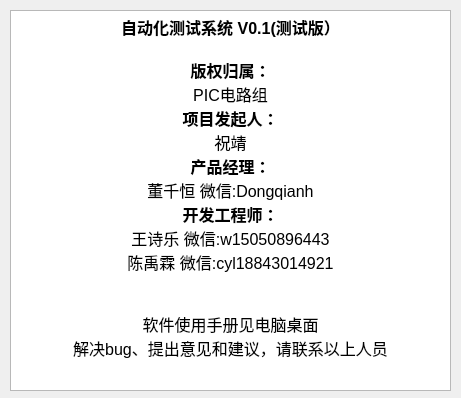
<?xml version="1.0" encoding="UTF-8"?>
<ui version="4.0">
 <class>Dialog_about</class>
 <widget class="QDialog" name="Dialog_about">
  <property name="geometry">
   <rect>
    <x>0</x>
    <y>0</y>
    <width>461</width>
    <height>398</height>
   </rect>
  </property>
  <property name="windowTitle">
   <string>Dialog</string>
  </property>
  <widget class="QTextBrowser" name="textBrowser">
   <property name="geometry">
    <rect>
     <x>10</x>
     <y>10</y>
     <width>441</width>
     <height>381</height>
    </rect>
   </property>
   <property name="html">
    <string>&lt;!DOCTYPE HTML PUBLIC &quot;-//W3C//DTD HTML 4.0//EN&quot; &quot;http://www.w3.org/TR/REC-html40/strict.dtd&quot;&gt;
&lt;html&gt;&lt;head&gt;&lt;meta name=&quot;qrichtext&quot; content=&quot;1&quot; /&gt;&lt;style type=&quot;text/css&quot;&gt;
p, li { white-space: pre-wrap; }
&lt;/style&gt;&lt;/head&gt;&lt;body style=&quot; font-family:'SimSun'; font-size:9pt; font-weight:400; font-style:normal;&quot;&gt;
&lt;p align=&quot;center&quot; style=&quot; margin-top:0px; margin-bottom:0px; margin-left:0px; margin-right:0px; -qt-block-indent:0; text-indent:0px;&quot;&gt;&lt;span style=&quot; font-size:12pt; font-weight:600;&quot;&gt;自动化测试系统 V0.1(测试版）&lt;/span&gt;&lt;/p&gt;
&lt;p align=&quot;center&quot; style=&quot;-qt-paragraph-type:empty; margin-top:0px; margin-bottom:0px; margin-left:0px; margin-right:0px; -qt-block-indent:0; text-indent:0px; font-size:12pt; font-weight:600;&quot;&gt;&lt;br /&gt;&lt;/p&gt;
&lt;p align=&quot;center&quot; style=&quot; margin-top:0px; margin-bottom:0px; margin-left:0px; margin-right:0px; -qt-block-indent:0; text-indent:0px;&quot;&gt;&lt;span style=&quot; font-size:12pt; font-weight:600;&quot;&gt;版权归属：&lt;/span&gt;&lt;/p&gt;
&lt;p align=&quot;center&quot; style=&quot; margin-top:0px; margin-bottom:0px; margin-left:0px; margin-right:0px; -qt-block-indent:0; text-indent:0px;&quot;&gt;&lt;span style=&quot; font-size:12pt;&quot;&gt;PIC电路组&lt;/span&gt;&lt;/p&gt;
&lt;p align=&quot;center&quot; style=&quot; margin-top:0px; margin-bottom:0px; margin-left:0px; margin-right:0px; -qt-block-indent:0; text-indent:0px;&quot;&gt;&lt;span style=&quot; font-size:12pt; font-weight:600;&quot;&gt;项目发起人：&lt;/span&gt;&lt;/p&gt;
&lt;p align=&quot;center&quot; style=&quot; margin-top:0px; margin-bottom:0px; margin-left:0px; margin-right:0px; -qt-block-indent:0; text-indent:0px;&quot;&gt;&lt;span style=&quot; font-size:12pt;&quot;&gt;祝靖&lt;/span&gt;&lt;/p&gt;
&lt;p align=&quot;center&quot; style=&quot; margin-top:0px; margin-bottom:0px; margin-left:0px; margin-right:0px; -qt-block-indent:0; text-indent:0px;&quot;&gt;&lt;span style=&quot; font-size:12pt; font-weight:600;&quot;&gt;产品经理：&lt;/span&gt;&lt;/p&gt;
&lt;p align=&quot;center&quot; style=&quot; margin-top:0px; margin-bottom:0px; margin-left:0px; margin-right:0px; -qt-block-indent:0; text-indent:0px;&quot;&gt;&lt;span style=&quot; font-size:12pt;&quot;&gt;董千恒 微信:Dongqianh&lt;/span&gt;&lt;/p&gt;
&lt;p align=&quot;center&quot; style=&quot; margin-top:0px; margin-bottom:0px; margin-left:0px; margin-right:0px; -qt-block-indent:0; text-indent:0px;&quot;&gt;&lt;span style=&quot; font-size:12pt; font-weight:600;&quot;&gt;开发工程师：&lt;/span&gt;&lt;/p&gt;
&lt;p align=&quot;center&quot; style=&quot; margin-top:0px; margin-bottom:0px; margin-left:0px; margin-right:0px; -qt-block-indent:0; text-indent:0px;&quot;&gt;&lt;span style=&quot; font-size:12pt;&quot;&gt;王诗乐 微信:w15050896443&lt;/span&gt;&lt;/p&gt;
&lt;p align=&quot;center&quot; style=&quot; margin-top:0px; margin-bottom:0px; margin-left:0px; margin-right:0px; -qt-block-indent:0; text-indent:0px;&quot;&gt;&lt;span style=&quot; font-size:12pt;&quot;&gt;陈禹霖 微信:cyl18843014921&lt;/span&gt;&lt;/p&gt;
&lt;p align=&quot;center&quot; style=&quot;-qt-paragraph-type:empty; margin-top:0px; margin-bottom:0px; margin-left:0px; margin-right:0px; -qt-block-indent:0; text-indent:0px; font-size:12pt;&quot;&gt;&lt;br /&gt;&lt;/p&gt;
&lt;p align=&quot;center&quot; style=&quot;-qt-paragraph-type:empty; margin-top:0px; margin-bottom:0px; margin-left:0px; margin-right:0px; -qt-block-indent:0; text-indent:0px; font-size:12pt;&quot;&gt;&lt;br /&gt;&lt;/p&gt;
&lt;p align=&quot;center&quot; style=&quot; margin-top:0px; margin-bottom:0px; margin-left:0px; margin-right:0px; -qt-block-indent:0; text-indent:0px;&quot;&gt;&lt;span style=&quot; font-size:12pt;&quot;&gt;软件使用手册见电脑桌面&lt;/span&gt;&lt;/p&gt;
&lt;p align=&quot;center&quot; style=&quot; margin-top:0px; margin-bottom:0px; margin-left:0px; margin-right:0px; -qt-block-indent:0; text-indent:0px;&quot;&gt;&lt;span style=&quot; font-size:12pt;&quot;&gt;解决bug、提出意见和建议，请联系以上人员&lt;/span&gt;&lt;/p&gt;
&lt;p align=&quot;center&quot; style=&quot;-qt-paragraph-type:empty; margin-top:0px; margin-bottom:0px; margin-left:0px; margin-right:0px; -qt-block-indent:0; text-indent:0px; font-size:12pt;&quot;&gt;&lt;br /&gt;&lt;/p&gt;&lt;/body&gt;&lt;/html&gt;</string>
   </property>
  </widget>
 </widget>
 <resources/>
 <connections/>
</ui>
